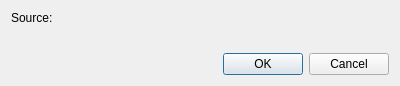
<?xml version="1.0" encoding="UTF-8"?>
<ui version="4.0">
 <class>Meerkat::ImportDialog</class>
 <widget class="QDialog" name="Meerkat::ImportDialog">
  <property name="geometry">
   <rect>
    <x>0</x>
    <y>0</y>
    <width>400</width>
    <height>86</height>
   </rect>
  </property>
  <layout class="QVBoxLayout" name="verticalLayout">
   <item>
    <layout class="QFormLayout" name="formLayout">
     <property name="fieldGrowthPolicy">
      <enum>QFormLayout::AllNonFixedFieldsGrow</enum>
     </property>
     <item row="0" column="0">
      <widget class="QLabel" name="importLabel">
       <property name="text">
        <string>Source:</string>
       </property>
      </widget>
     </item>
     <item row="0" column="1">
      <widget class="Meerkat::FilePathWidget" name="importPathWidget" native="true"/>
     </item>
    </layout>
   </item>
   <item>
    <layout class="QVBoxLayout" name="optionBox"/>
   </item>
   <item>
    <spacer name="verticalSpacer">
     <property name="orientation">
      <enum>Qt::Vertical</enum>
     </property>
     <property name="sizeHint" stdset="0">
      <size>
       <width>0</width>
       <height>0</height>
      </size>
     </property>
    </spacer>
   </item>
   <item>
    <widget class="QDialogButtonBox" name="buttonBox">
     <property name="orientation">
      <enum>Qt::Horizontal</enum>
     </property>
     <property name="standardButtons">
      <set>QDialogButtonBox::Cancel|QDialogButtonBox::Ok</set>
     </property>
    </widget>
   </item>
  </layout>
 </widget>
 <customwidgets>
  <customwidget>
   <class>Meerkat::FilePathWidget</class>
   <extends>QWidget</extends>
   <header>src/ui/FilePathWidget.h</header>
   <container>1</container>
  </customwidget>
 </customwidgets>
 <resources/>
 <connections>
  <connection>
   <sender>buttonBox</sender>
   <signal>accepted()</signal>
   <receiver>Meerkat::ImportDialog</receiver>
   <slot>accept()</slot>
   <hints>
    <hint type="sourcelabel">
     <x>248</x>
     <y>254</y>
    </hint>
    <hint type="destinationlabel">
     <x>157</x>
     <y>274</y>
    </hint>
   </hints>
  </connection>
  <connection>
   <sender>buttonBox</sender>
   <signal>rejected()</signal>
   <receiver>Meerkat::ImportDialog</receiver>
   <slot>reject()</slot>
   <hints>
    <hint type="sourcelabel">
     <x>316</x>
     <y>260</y>
    </hint>
    <hint type="destinationlabel">
     <x>286</x>
     <y>274</y>
    </hint>
   </hints>
  </connection>
 </connections>
</ui>
